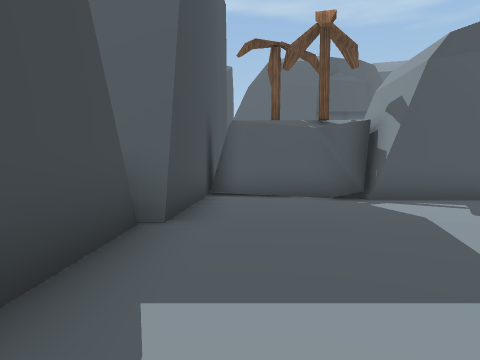
view 1 (above)

24 first-person views from a walk through a Unity game level. The camera is 1.4 m above the floor, tilts 4° down and sees 75° across. The floor is counted in squares, 2 m on a side. Each view is taken from the middle of a square. On the plan, view 1 faces up. The plan holds only what a view shows up to about 10 squares ahead; the rest is blank. The place goes on beyond the plan. Some surface patterns are stand-ins.

view 2
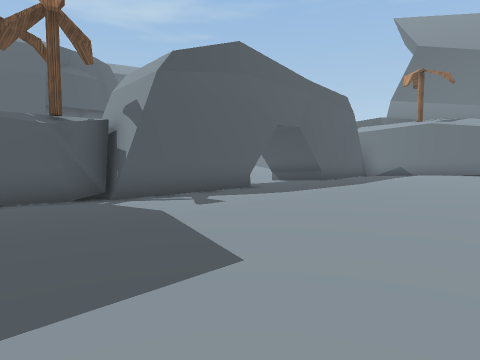

view 3
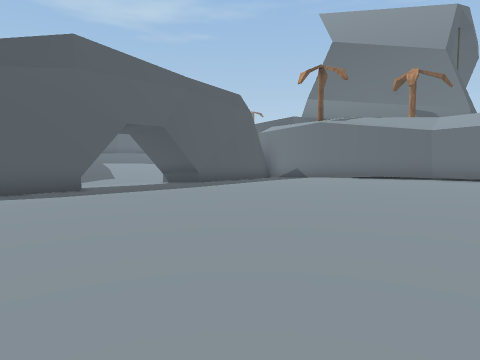

view 4
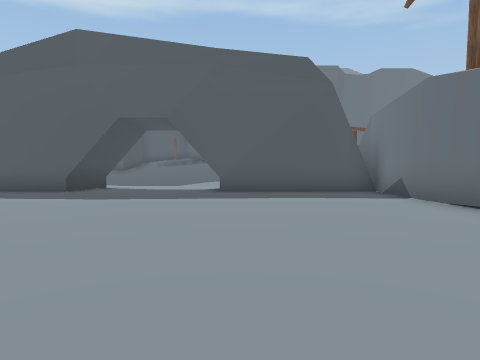

view 5
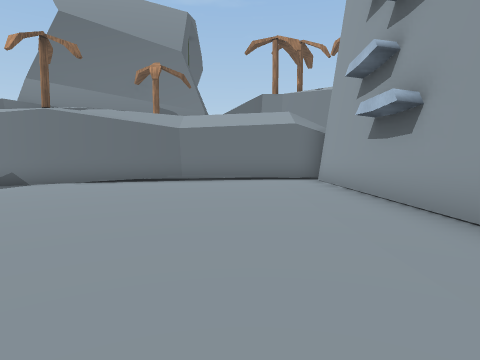

view 6
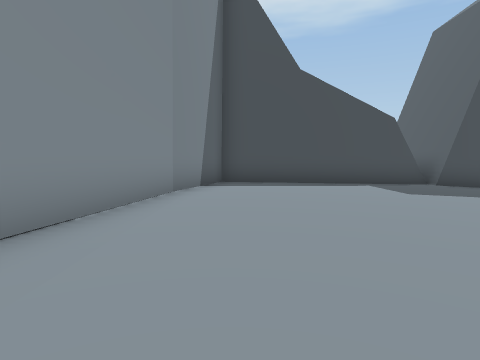

view 7
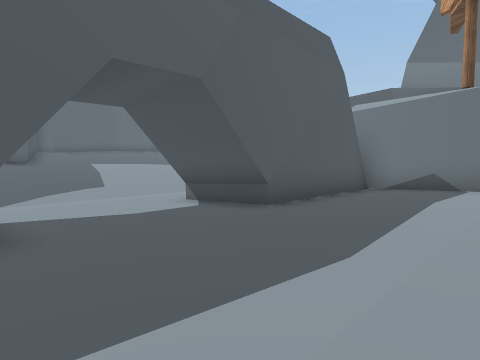

view 8
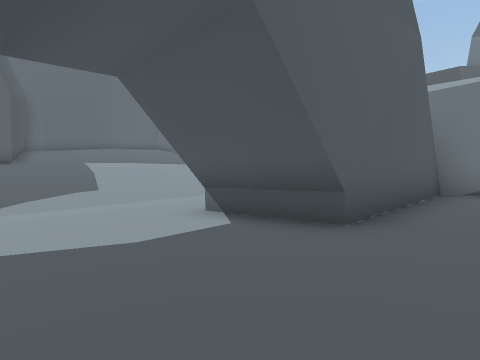

view 9
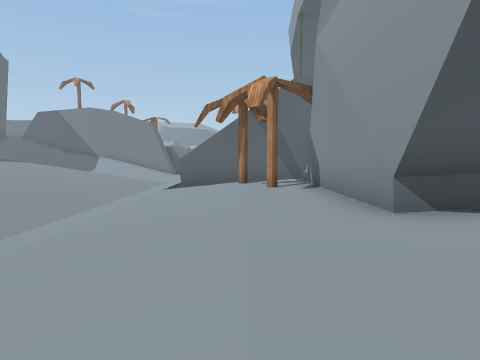

view 10
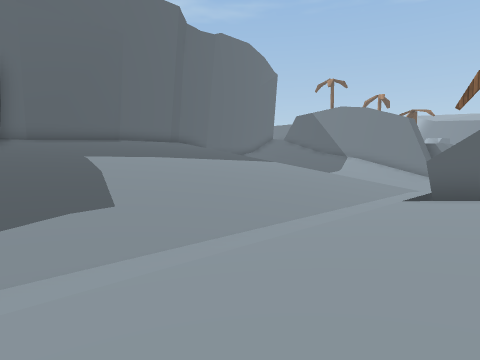

view 11
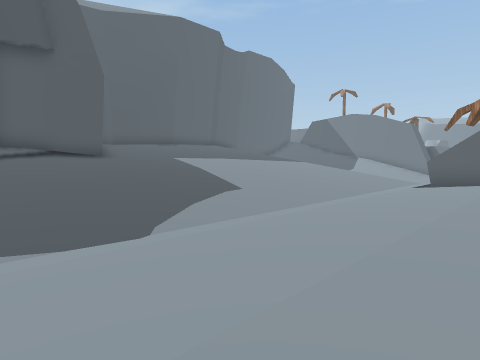

view 12
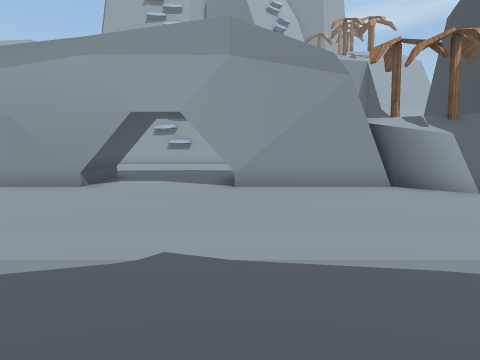

view 13
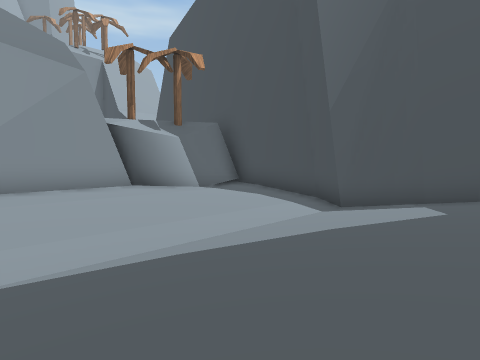

view 14
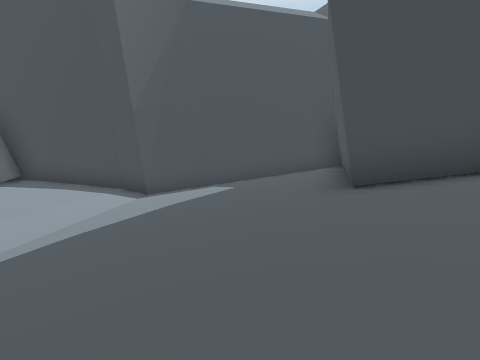

view 15
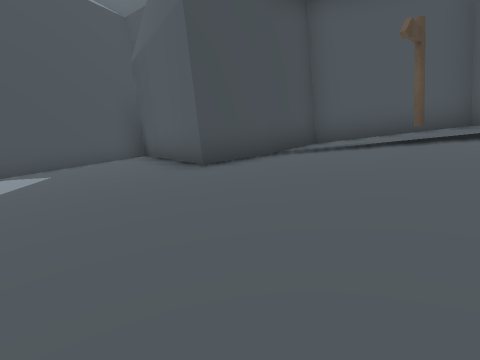

view 16
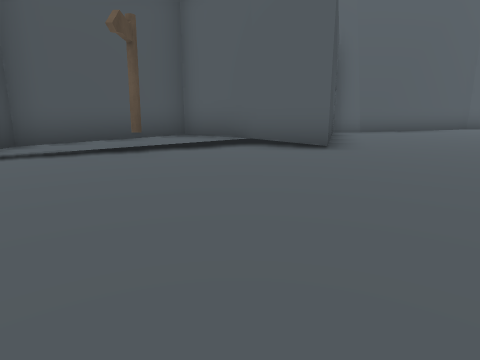

view 17
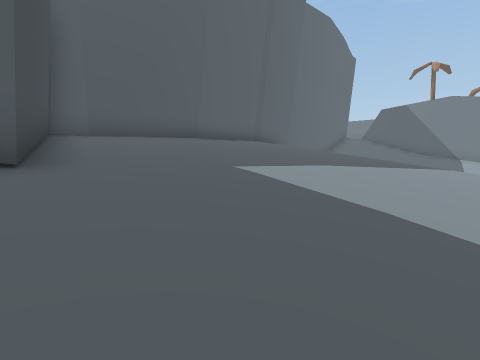

view 18
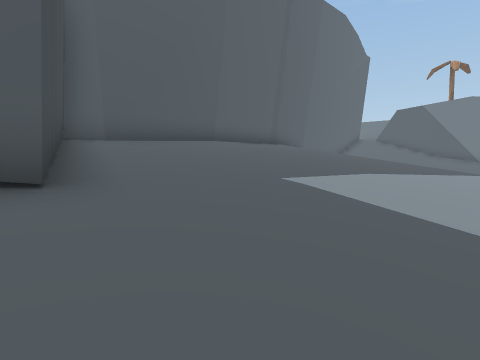

view 19
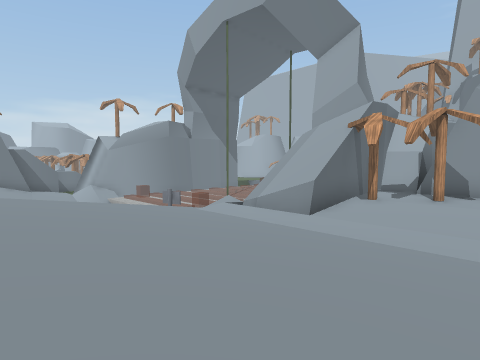

view 20
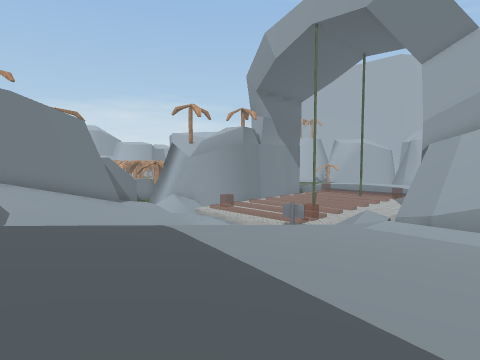

view 21
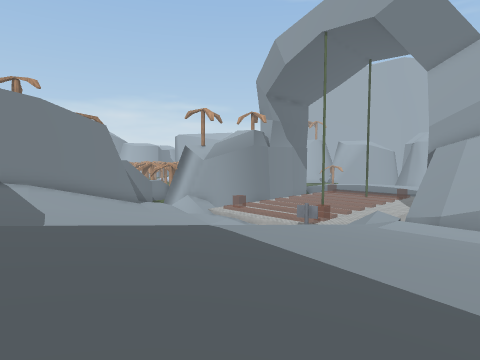

view 22
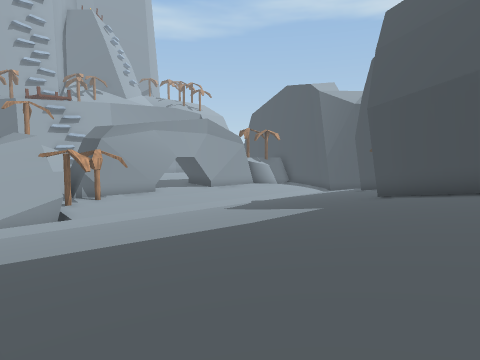

view 23
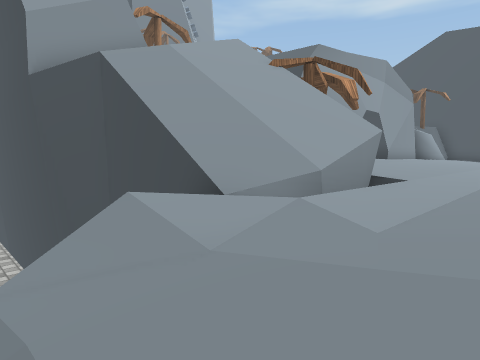

view 24
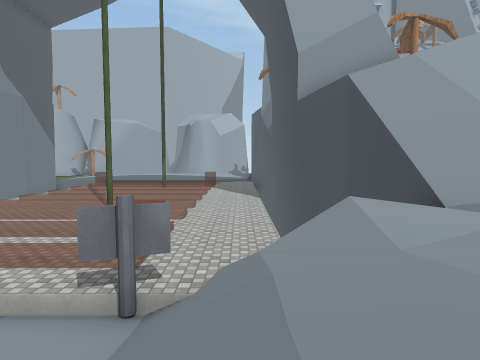

### Floor plan
Key: @ floor where view 1 was taken; # wall or solid block; . main floor; : floor 0.5 m higher than the main floor; - floor 0.5 m lower than the main floor; + floor 0.75 m higher than the main floor; _ floor 0.75 m lower than the main floor; * floor 1.25 m higher than the main floor; < floor 1.25 m lower than the main floor; % floor 1.5 m higher than the main floor; ( floor 1.5 m lower than the main floor; & floor 2 m higher than the main floor; ! floor 3.25 m lower than the main floor; / step, stairs or slope; ^ raised ledge; v drop or lower ground; T tree; P pickaxe; S signpost.
Columns run from 2 left of view 1 to 30 right of it. Each row starts with its distance up from view 1.
 26              ##&&&&&&&&&
 25              #%%%%%%%%%%
 24          ### #**********
 23        ###*###+++++++++++
 22       ##++/+#++++++++++++     (<
 21       #:+P::::::::::::::.     ((
 20  ######..................
 19  #...##.................-
 18  #----------------------_
 17  #______________________
 16  #_____________________< /
 15  #(((((((((((((((((((((((/
 14  #(((((((((((((((((((((((//!
 13  #<<<<<<<<<<<<<<<<<<#^v///S//
 12  #__________________##^vv/!//
 11  #_________________T#  vv!!/!!
 10  ####____________T__#  vv!! ///
  9  #########___########  vv!!/ ///
  8  #_#######___######    #v!!! !!!
  7  #---#####---######    #v!!//#///
  6  #----------------#    # !!//////
  5  #................#    #
  4 ##................#    #
  3 #.................#    #
  2 #.................#
  1 #.................#
  0 #.@...............#
 -1 #.................#
 -2 #.................#
 -3 ###...............#
 -4   ######  ........#
 -5            ########

Positions as (right, up) in squares from view 1, and headings:
1: (0, 0), facing up
2: (0, 0), facing up-right
3: (4, -3), facing up-right
4: (12, -2), facing up
5: (6, -2), facing right
6: (8, -2), facing left
7: (7, 3), facing up-right
8: (8, 5), facing up-right
9: (8, 11), facing right
10: (10, 11), facing up-right
11: (6, 10), facing up-right
12: (7, 18), facing down
13: (7, 18), facing down-left
14: (9, 17), facing left
15: (9, 15), facing up-left
16: (9, 16), facing up
17: (10, 18), facing up-right
18: (10, 19), facing up-right
19: (13, 20), facing down-right
20: (17, 23), facing down-right
21: (17, 24), facing down-right
22: (21, 26), facing down-left
23: (23, 15), facing down-left
24: (23, 16), facing down
